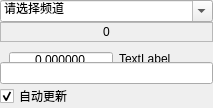
<?xml version="1.0" encoding="UTF-8"?>
<ui version="4.0">
 <class>ChannelWidget</class>
 <widget class="QWidget" name="ChannelWidget">
  <property name="geometry">
   <rect>
    <x>0</x>
    <y>0</y>
    <width>213</width>
    <height>104</height>
   </rect>
  </property>
  <property name="sizePolicy">
   <sizepolicy hsizetype="Fixed" vsizetype="Fixed">
    <horstretch>0</horstretch>
    <verstretch>0</verstretch>
   </sizepolicy>
  </property>
  <property name="windowTitle">
   <string>Form</string>
  </property>
  <property name="styleSheet">
   <string notr="true"/>
  </property>
  <layout class="QVBoxLayout" name="verticalLayout" stretch="10,10,0,10,10">
   <property name="spacing">
    <number>0</number>
   </property>
   <property name="sizeConstraint">
    <enum>QLayout::SetDefaultConstraint</enum>
   </property>
   <property name="leftMargin">
    <number>0</number>
   </property>
   <property name="topMargin">
    <number>0</number>
   </property>
   <property name="rightMargin">
    <number>0</number>
   </property>
   <property name="bottomMargin">
    <number>0</number>
   </property>
   <item>
    <widget class="QComboBox" name="channel_selection_combo_box">
     <property name="sizePolicy">
      <sizepolicy hsizetype="Expanding" vsizetype="Fixed">
       <horstretch>0</horstretch>
       <verstretch>0</verstretch>
      </sizepolicy>
     </property>
     <property name="editable">
      <bool>true</bool>
     </property>
     <property name="currentText">
      <string>请选择频道</string>
     </property>
     <property name="maxCount">
      <number>2147483646</number>
     </property>
     <property name="insertPolicy">
      <enum>QComboBox::NoInsert</enum>
     </property>
     <property name="sizeAdjustPolicy">
      <enum>QComboBox::AdjustToContentsOnFirstShow</enum>
     </property>
     <property name="minimumContentsLength">
      <number>0</number>
     </property>
    </widget>
   </item>
   <item>
    <widget class="QScrollArea" name="scrollArea">
     <property name="maximumSize">
      <size>
       <width>16777215</width>
       <height>20</height>
      </size>
     </property>
     <property name="horizontalScrollBarPolicy">
      <enum>Qt::ScrollBarAlwaysOff</enum>
     </property>
     <property name="widgetResizable">
      <bool>true</bool>
     </property>
     <widget class="QWidget" name="scrollAreaWidgetContents">
      <property name="geometry">
       <rect>
        <x>0</x>
        <y>0</y>
        <width>211</width>
        <height>18</height>
       </rect>
      </property>
      <layout class="QVBoxLayout" name="verticalLayout_2">
       <property name="spacing">
        <number>0</number>
       </property>
       <property name="leftMargin">
        <number>0</number>
       </property>
       <property name="topMargin">
        <number>0</number>
       </property>
       <property name="rightMargin">
        <number>0</number>
       </property>
       <property name="bottomMargin">
        <number>0</number>
       </property>
       <item>
        <widget class="QLabel" name="current_channel_readout">
         <property name="sizePolicy">
          <sizepolicy hsizetype="Expanding" vsizetype="Fixed">
           <horstretch>0</horstretch>
           <verstretch>0</verstretch>
          </sizepolicy>
         </property>
         <property name="font">
          <font>
           <family>Arial</family>
           <pointsize>9</pointsize>
           <weight>50</weight>
           <bold>false</bold>
          </font>
         </property>
         <property name="layoutDirection">
          <enum>Qt::LeftToRight</enum>
         </property>
         <property name="text">
          <string>0</string>
         </property>
         <property name="textFormat">
          <enum>Qt::AutoText</enum>
         </property>
         <property name="scaledContents">
          <bool>false</bool>
         </property>
         <property name="alignment">
          <set>Qt::AlignHCenter|Qt::AlignTop</set>
         </property>
         <property name="wordWrap">
          <bool>true</bool>
         </property>
        </widget>
       </item>
      </layout>
     </widget>
    </widget>
   </item>
   <item>
    <widget class="QWidget" name="stacked_stepping" native="true">
     <property name="sizePolicy">
      <sizepolicy hsizetype="Expanding" vsizetype="Fixed">
       <horstretch>0</horstretch>
       <verstretch>0</verstretch>
      </sizepolicy>
     </property>
     <property name="minimumSize">
      <size>
       <width>0</width>
       <height>20</height>
      </size>
     </property>
     <widget class="QDoubleSpinBox" name="stepping_spinbox">
      <property name="geometry">
       <rect>
        <x>9</x>
        <y>9</y>
        <width>104</width>
        <height>16</height>
       </rect>
      </property>
      <property name="alignment">
       <set>Qt::AlignCenter</set>
      </property>
      <property name="buttonSymbols">
       <enum>QAbstractSpinBox::NoButtons</enum>
      </property>
      <property name="specialValueText">
       <string/>
      </property>
      <property name="decimals">
       <number>6</number>
      </property>
      <property name="minimum">
       <double>0.000000000000000</double>
      </property>
      <property name="maximum">
       <double>100000000.000000000000000</double>
      </property>
      <property name="singleStep">
       <double>0.001000000000000</double>
      </property>
      <property name="value">
       <double>0.000000000000000</double>
      </property>
     </widget>
     <widget class="QLabel" name="stepping_label">
      <property name="geometry">
       <rect>
        <x>119</x>
        <y>9</y>
        <width>85</width>
        <height>16</height>
       </rect>
      </property>
      <property name="text">
       <string>TextLabel</string>
      </property>
     </widget>
    </widget>
   </item>
   <item>
    <widget class="QLineEdit" name="set_value_lineedit">
     <property name="alignment">
      <set>Qt::AlignCenter</set>
     </property>
    </widget>
   </item>
   <item>
    <widget class="QCheckBox" name="auto_refresh_checkbox">
     <property name="text">
      <string>自动更新</string>
     </property>
     <property name="checkable">
      <bool>true</bool>
     </property>
     <property name="checked">
      <bool>true</bool>
     </property>
     <property name="tristate">
      <bool>false</bool>
     </property>
    </widget>
   </item>
  </layout>
 </widget>
 <resources/>
 <connections/>
</ui>
